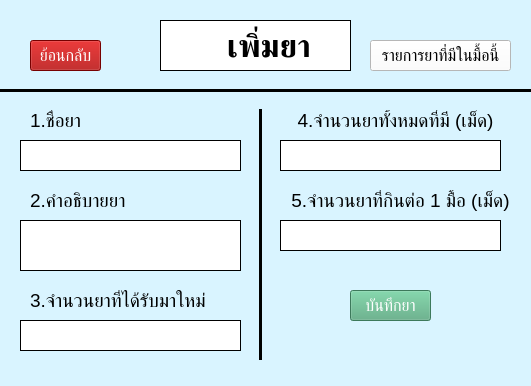
<?xml version="1.0" encoding="UTF-8"?>
<ui version="4.0">
 <class>untitle</class>
 <widget class="QMainWindow" name="untitle">
  <property name="geometry">
   <rect>
    <x>0</x>
    <y>0</y>
    <width>531</width>
    <height>386</height>
   </rect>
  </property>
  <property name="windowTitle">
   <string>MainWindow</string>
  </property>
  <property name="styleSheet">
   <string notr="true">background-color: rgb(217, 244, 255)</string>
  </property>
  <widget class="QWidget" name="centralwidget">
   <widget class="QTextEdit" name="textEdit_2">
    <property name="geometry">
     <rect>
      <x>20</x>
      <y>220</y>
      <width>221</width>
      <height>51</height>
     </rect>
    </property>
    <property name="font">
     <font>
      <pointsize>14</pointsize>
     </font>
    </property>
    <property name="accessibleName">
     <string/>
    </property>
    <property name="styleSheet">
     <string notr="true">background-color: rgb(255, 255, 255);</string>
    </property>
    <property name="frameShape">
     <enum>QFrame::Box</enum>
    </property>
    <property name="frameShadow">
     <enum>QFrame::Plain</enum>
    </property>
   </widget>
   <widget class="QPushButton" name="listHave_pushButton">
    <property name="geometry">
     <rect>
      <x>370</x>
      <y>40</y>
      <width>141</width>
      <height>31</height>
     </rect>
    </property>
    <property name="font">
     <font>
      <pointsize>12</pointsize>
     </font>
    </property>
    <property name="styleSheet">
     <string notr="true">background-color: rgb(255, 255, 255);</string>
    </property>
    <property name="text">
     <string>รายการยาที่มีในมื้อนี้</string>
    </property>
   </widget>
   <widget class="QLabel" name="label">
    <property name="geometry">
     <rect>
      <x>160</x>
      <y>20</y>
      <width>191</width>
      <height>51</height>
     </rect>
    </property>
    <property name="font">
     <font>
      <pointsize>24</pointsize>
      <weight>75</weight>
      <bold>true</bold>
     </font>
    </property>
    <property name="styleSheet">
     <string notr="true">background-color: rgb(255, 255, 255);</string>
    </property>
    <property name="frameShape">
     <enum>QFrame::Box</enum>
    </property>
    <property name="lineWidth">
     <number>1</number>
    </property>
    <property name="text">
     <string>   เพิ่มยา</string>
    </property>
    <property name="textFormat">
     <enum>Qt::AutoText</enum>
    </property>
    <property name="scaledContents">
     <bool>false</bool>
    </property>
    <property name="alignment">
     <set>Qt::AlignCenter</set>
    </property>
    <property name="wordWrap">
     <bool>true</bool>
    </property>
   </widget>
   <widget class="QLabel" name="drugName_label">
    <property name="geometry">
     <rect>
      <x>30</x>
      <y>110</y>
      <width>101</width>
      <height>21</height>
     </rect>
    </property>
    <property name="font">
     <font>
      <pointsize>14</pointsize>
     </font>
    </property>
    <property name="text">
     <string>1.ชื่อยา</string>
    </property>
   </widget>
   <widget class="QTextEdit" name="textEdit">
    <property name="geometry">
     <rect>
      <x>20</x>
      <y>140</y>
      <width>221</width>
      <height>31</height>
     </rect>
    </property>
    <property name="font">
     <font>
      <pointsize>10</pointsize>
     </font>
    </property>
    <property name="styleSheet">
     <string notr="true">background-color: rgb(255, 255, 255);</string>
    </property>
    <property name="frameShape">
     <enum>QFrame::Box</enum>
    </property>
    <property name="frameShadow">
     <enum>QFrame::Plain</enum>
    </property>
   </widget>
   <widget class="Line" name="line_2">
    <property name="geometry">
     <rect>
      <x>250</x>
      <y>109</y>
      <width>20</width>
      <height>251</height>
     </rect>
    </property>
    <property name="frameShadow">
     <enum>QFrame::Plain</enum>
    </property>
    <property name="lineWidth">
     <number>3</number>
    </property>
    <property name="orientation">
     <enum>Qt::Vertical</enum>
    </property>
   </widget>
   <widget class="QPushButton" name="add_back_pushButton">
    <property name="geometry">
     <rect>
      <x>30</x>
      <y>40</y>
      <width>71</width>
      <height>31</height>
     </rect>
    </property>
    <property name="font">
     <font>
      <pointsize>12</pointsize>
     </font>
    </property>
    <property name="styleSheet">
     <string notr="true">color: rgb(255, 255, 255);
background-color: rgb(166, 0, 0)</string>
    </property>
    <property name="text">
     <string>ย้อนกลับ</string>
    </property>
   </widget>
   <widget class="QTextEdit" name="textEdit_4">
    <property name="geometry">
     <rect>
      <x>280</x>
      <y>220</y>
      <width>221</width>
      <height>31</height>
     </rect>
    </property>
    <property name="font">
     <font>
      <pointsize>10</pointsize>
     </font>
    </property>
    <property name="styleSheet">
     <string notr="true">background-color: rgb(255, 255, 255);</string>
    </property>
    <property name="frameShape">
     <enum>QFrame::Box</enum>
    </property>
    <property name="frameShadow">
     <enum>QFrame::Plain</enum>
    </property>
   </widget>
   <widget class="QPushButton" name="saveDrug_pushButton">
    <property name="geometry">
     <rect>
      <x>350</x>
      <y>290</y>
      <width>81</width>
      <height>31</height>
     </rect>
    </property>
    <property name="font">
     <font>
      <pointsize>12</pointsize>
     </font>
    </property>
    <property name="styleSheet">
     <string notr="true">color: rgb(255, 255, 255);
background-color: rgb(85, 170, 127);</string>
    </property>
    <property name="text">
     <string>บันทึกยา</string>
    </property>
   </widget>
   <widget class="Line" name="line">
    <property name="geometry">
     <rect>
      <x>-10</x>
      <y>80</y>
      <width>551</width>
      <height>20</height>
     </rect>
    </property>
    <property name="frameShadow">
     <enum>QFrame::Plain</enum>
    </property>
    <property name="lineWidth">
     <number>3</number>
    </property>
    <property name="orientation">
     <enum>Qt::Horizontal</enum>
    </property>
   </widget>
   <widget class="QLabel" name="label_2">
    <property name="geometry">
     <rect>
      <x>180</x>
      <y>30</y>
      <width>31</width>
      <height>31</height>
     </rect>
    </property>
    <property name="font">
     <font>
      <pointsize>24</pointsize>
      <weight>75</weight>
      <bold>true</bold>
     </font>
    </property>
    <property name="styleSheet">
     <string notr="true">background-color: rgb(255, 255, 255);</string>
    </property>
    <property name="frameShape">
     <enum>QFrame::NoFrame</enum>
    </property>
    <property name="lineWidth">
     <number>1</number>
    </property>
    <property name="text">
     <string/>
    </property>
    <property name="textFormat">
     <enum>Qt::AutoText</enum>
    </property>
    <property name="pixmap">
     <pixmap>:/icons/drug_icon.png</pixmap>
    </property>
    <property name="scaledContents">
     <bool>true</bool>
    </property>
    <property name="alignment">
     <set>Qt::AlignCenter</set>
    </property>
    <property name="wordWrap">
     <bool>true</bool>
    </property>
   </widget>
   <widget class="QLabel" name="drugOne_label">
    <property name="geometry">
     <rect>
      <x>280</x>
      <y>190</y>
      <width>241</width>
      <height>21</height>
     </rect>
    </property>
    <property name="font">
     <font>
      <pointsize>14</pointsize>
     </font>
    </property>
    <property name="text">
     <string>5.จำนวนยาที่กินต่อ 1 มื้อ (เม็ด)</string>
    </property>
    <property name="alignment">
     <set>Qt::AlignCenter</set>
    </property>
   </widget>
   <widget class="QLabel" name="drugAll_label">
    <property name="geometry">
     <rect>
      <x>280</x>
      <y>110</y>
      <width>231</width>
      <height>21</height>
     </rect>
    </property>
    <property name="font">
     <font>
      <pointsize>14</pointsize>
     </font>
    </property>
    <property name="text">
     <string>4.จำนวนยาทั้งหมดที่มี (เม็ด)</string>
    </property>
    <property name="alignment">
     <set>Qt::AlignCenter</set>
    </property>
   </widget>
   <widget class="QLabel" name="drugDescribe_label">
    <property name="geometry">
     <rect>
      <x>30</x>
      <y>190</y>
      <width>131</width>
      <height>21</height>
     </rect>
    </property>
    <property name="font">
     <font>
      <pointsize>14</pointsize>
     </font>
    </property>
    <property name="text">
     <string>2.คำอธิบายยา</string>
    </property>
   </widget>
   <widget class="QTextEdit" name="textEdit_3">
    <property name="geometry">
     <rect>
      <x>280</x>
      <y>140</y>
      <width>221</width>
      <height>31</height>
     </rect>
    </property>
    <property name="font">
     <font>
      <pointsize>10</pointsize>
     </font>
    </property>
    <property name="styleSheet">
     <string notr="true">background-color: rgb(255, 255, 255);</string>
    </property>
    <property name="frameShape">
     <enum>QFrame::Box</enum>
    </property>
    <property name="frameShadow">
     <enum>QFrame::Plain</enum>
    </property>
   </widget>
   <widget class="QTextEdit" name="textEdit_5">
    <property name="geometry">
     <rect>
      <x>20</x>
      <y>320</y>
      <width>221</width>
      <height>31</height>
     </rect>
    </property>
    <property name="font">
     <font>
      <pointsize>10</pointsize>
     </font>
    </property>
    <property name="styleSheet">
     <string notr="true">background-color: rgb(255, 255, 255);</string>
    </property>
    <property name="frameShape">
     <enum>QFrame::Box</enum>
    </property>
    <property name="frameShadow">
     <enum>QFrame::Plain</enum>
    </property>
   </widget>
   <widget class="QLabel" name="drugNew_label">
    <property name="geometry">
     <rect>
      <x>30</x>
      <y>290</y>
      <width>191</width>
      <height>21</height>
     </rect>
    </property>
    <property name="font">
     <font>
      <pointsize>14</pointsize>
     </font>
    </property>
    <property name="text">
     <string>3.จำนวนยาที่ได้รับมาใหม่</string>
    </property>
   </widget>
  </widget>
 </widget>
 <resources/>
 <connections/>
</ui>
